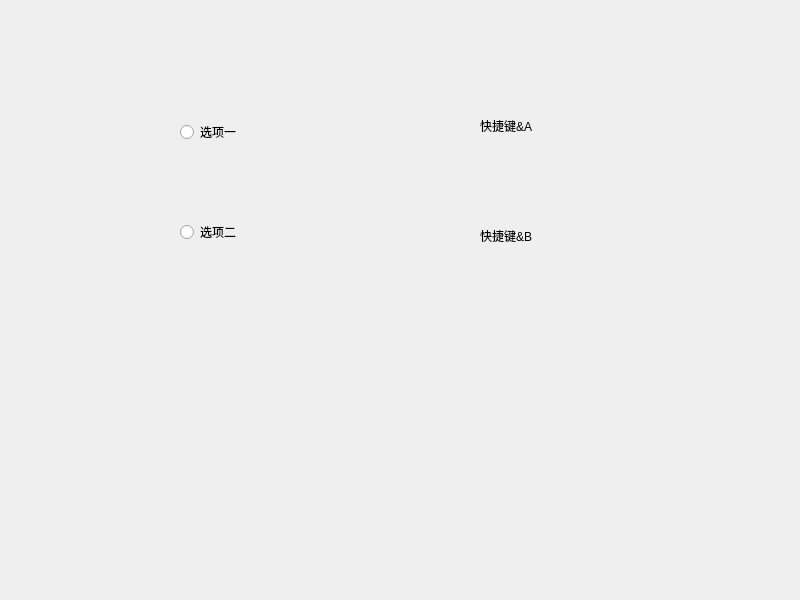
<?xml version="1.0" encoding="UTF-8"?>
<ui version="4.0">
 <class>Widget</class>
 <widget class="QWidget" name="Widget">
  <property name="geometry">
   <rect>
    <x>0</x>
    <y>0</y>
    <width>800</width>
    <height>600</height>
   </rect>
  </property>
  <property name="windowTitle">
   <string>Widget</string>
  </property>
  <widget class="QRadioButton" name="radioButton">
   <property name="geometry">
    <rect>
     <x>180</x>
     <y>120</y>
     <width>134</width>
     <height>24</height>
    </rect>
   </property>
   <property name="text">
    <string>选项一</string>
   </property>
  </widget>
  <widget class="QRadioButton" name="radioButton_2">
   <property name="geometry">
    <rect>
     <x>180</x>
     <y>220</y>
     <width>134</width>
     <height>24</height>
    </rect>
   </property>
   <property name="text">
    <string>选项二</string>
   </property>
  </widget>
  <widget class="QLabel" name="label">
   <property name="geometry">
    <rect>
     <x>480</x>
     <y>110</y>
     <width>161</width>
     <height>31</height>
    </rect>
   </property>
   <property name="text">
    <string>快捷键&amp;A</string>
   </property>
  </widget>
  <widget class="QLabel" name="label_2">
   <property name="geometry">
    <rect>
     <x>480</x>
     <y>220</y>
     <width>161</width>
     <height>31</height>
    </rect>
   </property>
   <property name="text">
    <string>快捷键&amp;B</string>
   </property>
  </widget>
 </widget>
 <resources/>
 <connections/>
</ui>
